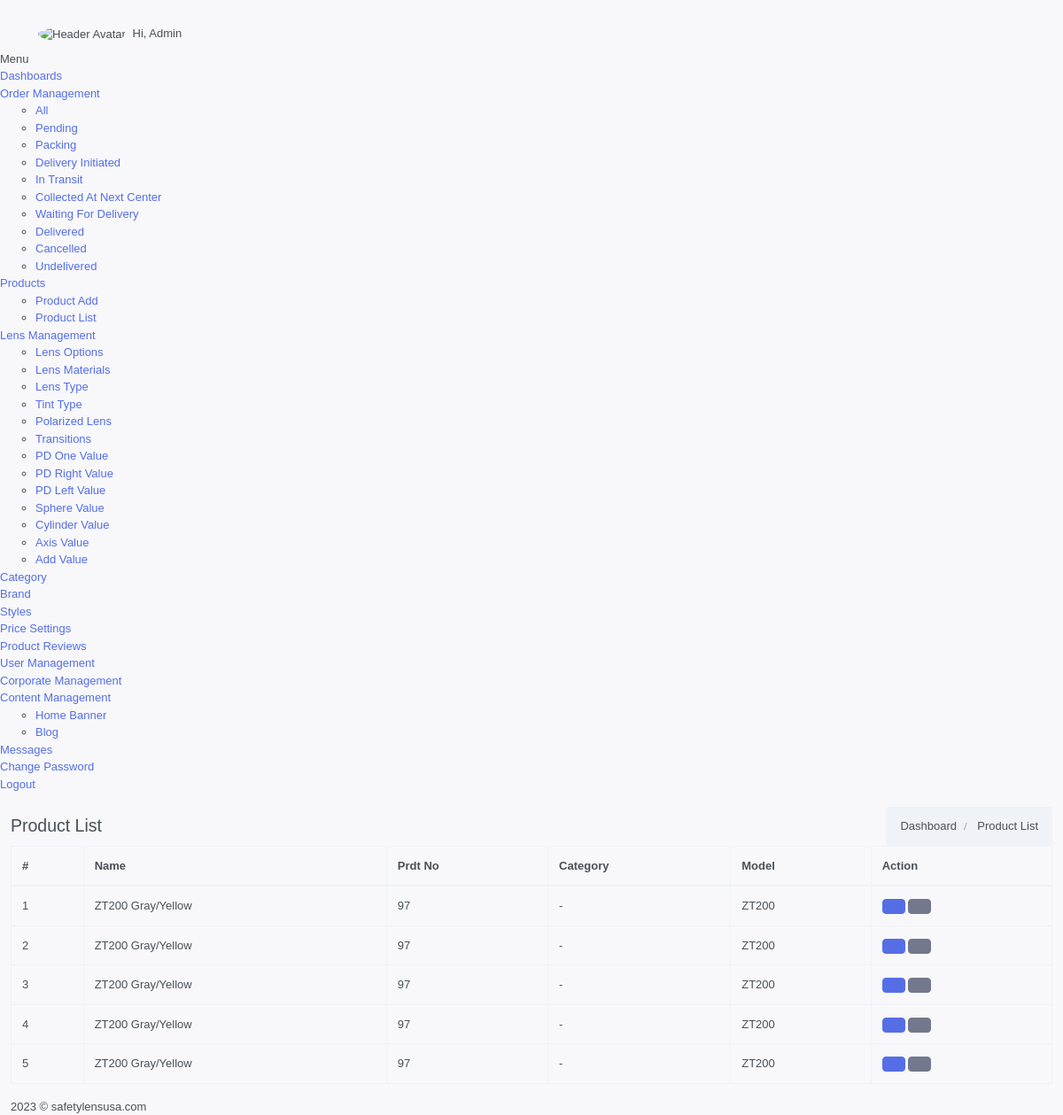
Page /index.php/back_end/product_controller/product_list on the committed database.
### tables this page shows
CREATE TABLE `pr_product` (
  `pr_id` int(11) NOT NULL,
  `pr_title` varchar(255) DEFAULT NULL,
  `pr_model` varchar(255) DEFAULT NULL,
  `pr_product_no` int(11) DEFAULT NULL,
  `pr_cat_id` int(11) DEFAULT NULL,
  `pr_brand` int(11) DEFAULT NULL,
  `pr_style` int(11) DEFAULT NULL,
  `pr_product_color` varchar(255) DEFAULT NULL,
  `pr_detailed_description` text,
  `pr_order_no` int(11) DEFAULT NULL,
  `pr_mrp` float DEFAULT NULL,
  `pr_selling_price` float DEFAULT NULL,
  `pr_thumb_image` text,
  `pr_gallery_image` text,
  `pr_is_featured` enum('1','2') DEFAULT '1',
  `pr_popular` enum('1','2') DEFAULT '2',
  `pr_latest` enum('1','2') DEFAULT '2',
  `pr_most_selling` enum('1','2') DEFAULT '2',
  `pr_prescription_glass` enum('1','2') DEFAULT '2',
  `pr_seo_title` varchar(255) DEFAULT NULL,
  `pr_slug` varchar(55) DEFAULT NULL,
  `pr_seo_keywords` varchar(1000) DEFAULT NULL,
  `pr_seo_desp` text,
  `pr_added` datetime NOT NULL DEFAULT CURRENT_TIMESTAMP,
  `pr_updated` datetime NOT NULL DEFAULT CURRENT_TIMESTAMP ON UPDATE CURRENT_TIMESTAMP,
  `pr_status` enum('1','2') NOT NULL DEFAULT '1'
);

### application/controllers/back_end/Product_controller.php (called while the page is built, shortened)
<?php
class Product_controller extends CI_Controller {
	public function product_list()
	{
		$data['css']= css_link();
    	$data['js'] = js_link();
    	$data['js']=array_merge($data['js'],js_datatable());
    	$data['css']=array_merge($data['css'],css_datatable());
    	$js = array(
				'js/product.js',
				'js/common.js',
		);
		$data['js']=array_merge($data['js'],$js);
		$data['pro_list'] = $this->product_lst();
		$data['bread_crum']=array(0=>'Dashboard',
	      1=>'javascript:void(0)',
	      2=>'Product List',
	      3=>'javascript:void(0)',
	    );
		$this->load->view('back_end/product_list',$data);
	}
	public function product_lst($id=null,$type=null)
	{
        if (!empty($id) && $type == 'edit')
        {
            $input['select'] = array('*','v.*');
            $input['where']  = array('pr.pr_status'=>'1','pr.pr_id'=>$id);
            $input['join_table']  = array('pv_variation v','v.pv_product_id =pr.pr_id','left');
            $input['group_by'] = array('v.pv_id');
        }
        elseif (!empty($id) && $type == 'view')
        {
            $input['select'] = array('*','v.*');
            $input['where']  = array('pr.pr_status'=>'1','pr.pr_id'=>$id);
            $input['join_table']  = array('pv_variation v','v.pv_product_id =pr.pr_id','left');
            $input['group_by'] = array('v.pv_id');
        }
        else
        {
            $input['select'] = array('pr.pr_id','pr.pr_title','pr.pr_model','pr.pr_product_no','c.c_title as pr_category','pr.pr_mrp','pr.pr_selling_price');
            $input['where']  = array('pr_status'=>'1');
            $input['join_table']  = array('c_category c','c.c_id = pr.pr_cat_id','left');
        }
        $input['order_by'] = array('pr_id','desc');
        $input['object'] = 1;
        $input['table'] = 'pr_product pr';
        $data=$this->HomeDb->grab($input);
		return $data;
	}
}

### index.php (called while the page is built, shortened)
<?php
require_once BASEPATH.'core/CodeIgniter.php';

### application/models/HomeDb.php (called while the page is built, shortened)
<?php defined('BASEPATH') OR exit('No direct script access allowed');
class HomeDb extends CI_Model
{
  public function grab($dbdata)
  {
      if (empty($dbdata['limit'])) {
          $dbdata['limit'] = NULL;
      }
      if (empty($dbdata['offset'])) {
          $dbdata['offset'] = NULL;
      }
      if (!empty($dbdata['select'])) {
          $this->db->select($dbdata['select']);
      }
      if (!empty($dbdata['where'])) {
          $this->db->where($dbdata['where']);
      }
      if (!empty($dbdata['order_by'])) {
          $this->db->order_by($dbdata['order_by'][0], $dbdata['order_by'][1]);
      }
      if (!empty($dbdata['join_table'])) {
          $c = count($dbdata['join_table']);
          $jn = $dbdata['join_table'];
          for ($i = 0; $i < $c; $i++) {
              if (!empty($jn[$i + 2]))
                  $this->db->join($jn[$i], $jn[$i + 1], $jn[$i + 2]);
              else
                  $this->db->join($jn[$i], $jn[$i + 1]);
              $i = $i + 2;
          }
      }
      $result = $this->db->get($dbdata['table'], $dbdata['limit'], $dbdata['offset']);
      if ( !empty($result))
      {
      if ($result->num_rows() > 0  ) {
          if (!empty($dbdata['object'])) {
              return $result->result();
          } else {
              return $result->result_array();
          }
      } else {
          return FALSE;
      }
    }
    else
    {
    return FALSE;
    }
  }
}

### application/helpers/tsi_helper.php (called while the page is built, shortened)
<?php if (!defined('BASEPATH')) exit('No direct script access allowed');
  function slugAdmin($x,$y=null)
 {
  $x=sec1($x);
  $y=gen_slug($y);
  return $y.'-'.$x;
 }
  function gen_slug($a)
  {
    $a=strtolower($a);
    $specialchar = array("9#39;","!", "@", "#", "$", "%", "^", "&", "*", "(", ")", "_", "-", "+", "=", "|", "/\/", "/", ".", '"', ",", "'", ":", ";", ",", "~", "`" ,"]", "[", "}", "{", "?");
    $title = str_replace($specialchar, "", $a);
    $title = str_replace(" ", "-", $title);
    return $title;
  }
  if ( ! function_exists('sec'))
  {
    function sec( $string, $action = 'e' )
    {
      $secret_key = PASS1;
      $secret_iv = PASS2;
      $output = false;
      $encrypt_method = "AES-256-CBC";
      $key = hash( 'sha256', $secret_key );
      $iv = substr( hash( 'sha256', $secret_iv ), 0, 16 );
      if( $action == 'e' )
      {
        $output = base64_encode( openssl_encrypt( $string, $encrypt_method, $key, 0, $iv ) );
      }
      else if( $action == 'd' )
      {
        $output = openssl_decrypt( base64_decode( $string ), $encrypt_method, $key, 0, $iv );
      }
      return $output;
    }
  }
if ( ! function_exists('sec1'))
  {
    function sec1( $string, $action = 'e' )
    {
      $secret_key = PASS3;
      $secret_iv = PASS4;
      $output = false;
      $encrypt_method = "AES-256-CBC";
      $key = hash( 'sha256', $secret_key );
      $iv = substr( hash( 'sha256', $secret_iv ), 0, 16 );
      if( $action == 'e' )
      {
        $output = base64_encode( openssl_encrypt( $string, $encrypt_method, $key, 0, $iv ) );
      }
      else if( $action == 'd' )
      {
        $output = openssl_decrypt( base64_decode( $string ), $encrypt_method, $key, 0, $iv );
      }
      return $output;
    }
  }
  function b($a=null)
  {
    if(!empty($a))
    {
      return base_url($a);
    }
    return base_url();
  }
  function not($a,$b=NULL)
  {
    $a=trim($a);
    if(!empty($a))
      return $a;
    else
    {
      if(isset($b))
        return $b;
      else
        return '';
    }
  }

### application/views/back_end/product_list.php (the view, shortened to what this page needs)
<!DOCTYPE html>
<html lang="en">
<head>
    <?php
        $this->load->view('back_end/include/head');
    ?>
</head>
    <body data-sidebar="dark">
        <div id="layout-wrapper">
            <?php
                $this->load->view('back_end/include/header');
            ?>
        <div class="vertical-menu">
            <div data-simplebar class="h-100">
                <?php
                    $this->load->view('back_end/include/side_menu');
                ?>
            </div>
        </div>
            <div class="main-content">
                <div class="page-content">
                    <div class="container-fluid">
                        <div class="row">
                            <div class="col-12">
                                <?php
                                    $this->load->view('back_end/include/breadcrumb');
                                ?>
                            </div>
                        </div>
                        <div id="list-viewed">
                            <div class="row">
                                <?php if(!empty($pro_list))
                                { ?>
                                    <div class="col-md-12 col-lg-12">
                                        <div class="table-responsive">
                                            <div id="example_wrapper" class="dataTables_wrapper dt-bootstrap4 no-footer">
                                                <div class="row">
                                                    <div class="col-sm-12">
                                                        <table id="example" class="table table-bordered dt-responsive nowrap" style="border-collapse: collapse; border-spacing: 0; width: 100%;">
                                                            <thead>
                                                            <tr role="row">
                                                                <th>#</th>
                                                                <th>Name</th>
                                                                <th>Prdt No</th>
                                                                <th>Category</th>
                                                                <th>Model</th>
                                                                <th>Action</th>
                                                            </tr>
                                                            </thead>
                                                            <tbody>
                                                            <?php foreach ($pro_list as $skey => $val) { ?>
                                                                <tr>
                                                                    <td><?=$skey+1?></td>
                                                                    <td><?=not($val->pr_title,'-')?></td>
                                                                    <td><?=not($val->pr_product_no,'-')?></td>
                                                                    <td><?=not($val->pr_category,'-')?></td>
                                                                    <td><?=not($val->pr_model,'-')?></td>
                                                                    <td>
                                                                        <a class="btn btn-primary text-white" title="Edit" href="<?=b().'edit-product/'.slugAdmin($val->pr_id,$val->pr_title)?>"><i class="fa fa-edit"></i></a>
                                                                        <a class="btn btn-secondary text-white" title="Delete" onclick="delete_product('<?=sec($val->pr_id)?>')"><i class="fa fa-trash"></i></a>
                                                                    </td>
                                                                </tr>
                                                            <?php  } ?>
                                                            </tbody>
                                                        </table>
                                                    </div>
                                                </div>
                                            </div>
                                        </div>
                                    </div>
                                <?php } else
                                {
                                    $this->load->view('back_end/no-data');
                                } ?>
                            </div>
                        </div>
                    </div>
                </div>
            </div>
        </div>
    </body>
</html>

### rows in the picture
pr_product: pr_title "ZT200 Gray/Yellow", pr_product_no "97", pr_category "-", pr_model "ZT200"
pr_product: pr_title "ZT200 Gray/Yellow", pr_product_no "97", pr_category "-", pr_model "ZT200"
pr_product: pr_title "ZT200 Gray/Yellow", pr_product_no "97", pr_category "-", pr_model "ZT200"
pr_product: pr_title "ZT200 Gray/Yellow", pr_product_no "97", pr_category "-", pr_model "ZT200"
pr_product: pr_title "ZT200 Gray/Yellow", pr_product_no "97", pr_category "-", pr_model "ZT200"

### other values in the picture
not(this_user('l_name'),'Admin') "Admin"
$bread_crum[$c-2] "Product List"
$bread_crum[$i-1] "Dashboard"
$bread_crum[$i-1] "Product List"
